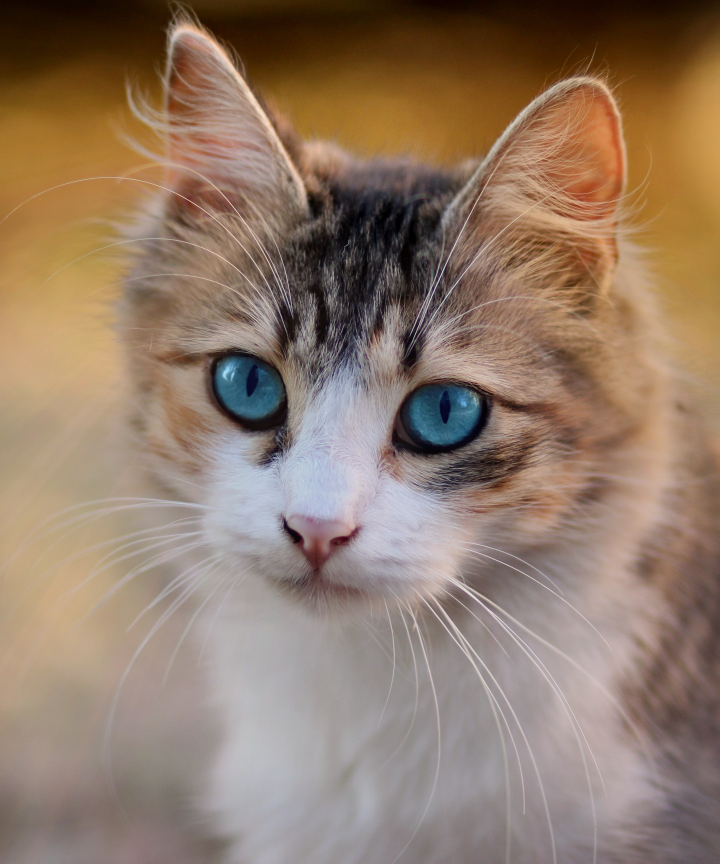
#> input picture opencv/photos/cat.jpg, 2877 x 3456 px (shown at 1/4 size)
$ python transformations.py
#> lines starting #> are read from the running program, lines starting #| are printed output that depends on the picture
import cv2 as cv
import numpy as np

img = cv.imread("photos/cat.jpg")
#> img is the input picture: shape (3456, 2877, 3); mean B, G, R 105.3, 122.8, 145.3

img = cv.resize(img , (500,500))
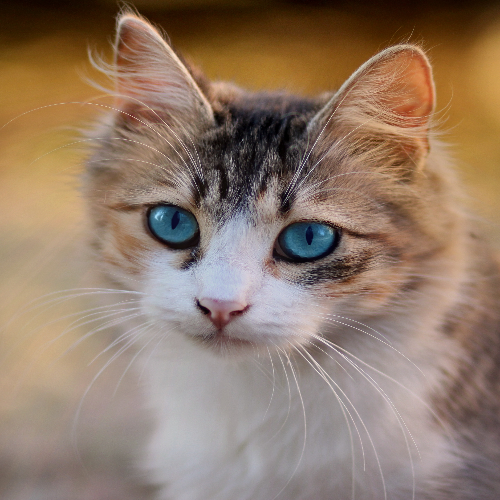
#> img: shape (500, 500, 3); mean B, G, R 105.2, 122.7, 145.2

cv.imshow("img" , img)

#translations

def translations(img , x , y):
#> called with x = 100, y = -100
    transMat = np.float32([[1,0,x],[0,1,y]])
    dim = (img.shape[1] , img.shape[0])
#> dim = (500, 500)
    return cv.warpAffine(img , transMat, dim)
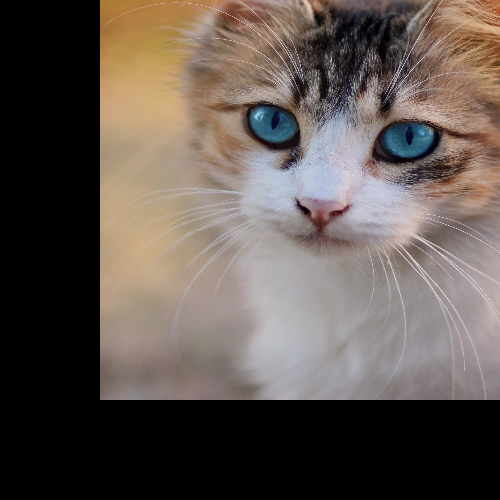
#> returned value: shape (500, 500, 3); mean of channels 0, 1, 2 80, 86.1, 96; drawn as B, G, R

# -x -> left
# x ->  right
# -y -> up
# y -> down

translated = translations(img , 100 ,-100)
cv.imshow("translated" , translated)


#rotation

def rotation(img , angle , rotPoint = None):
#> called with angle = -45
    (width,height) = img.shape[:2]
#> width = 500; height = 500

    if rotPoint is None:
        rotPoint = (width//2 , height//2)
#> rotPoint = (250, 250)

    rotMat = cv.getRotationMatrix2D(rotPoint , angle , 1.0)
    dim = (width , height)
#> dim = (500, 500)

    return cv.warpAffine(img , rotMat , dim)
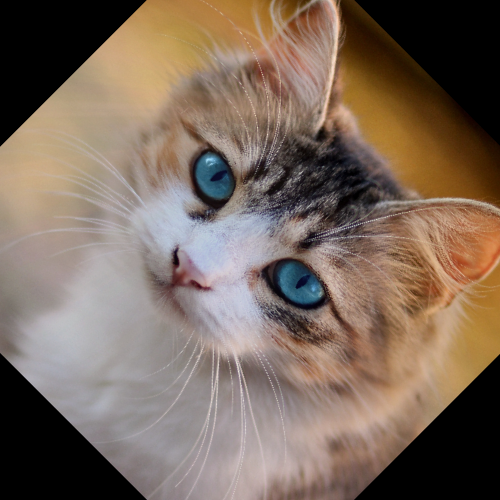
#> returned value: shape (500, 500, 3); mean of channels 0, 1, 2 93, 106.2, 124; drawn as B, G, R

rotated = rotation(img , -45)
cv.imshow("rotated" , rotated)

#flipping

flipped = cv.flip(img , 0) # 0 for vertical flipping  and 1 for horizontal flipping
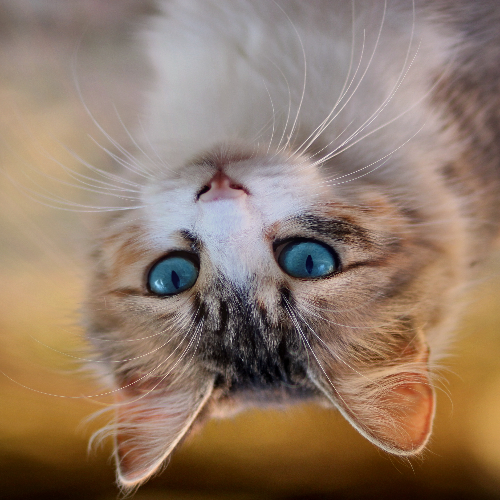
#> flipped: shape (500, 500, 3); mean B, G, R 105.2, 122.7, 145.2
cv.imshow("flipped" , flipped)

cv.waitKey(0)

$ run again, with opencv/photos/covid.jpg copied over opencv/photos/cat.jpg
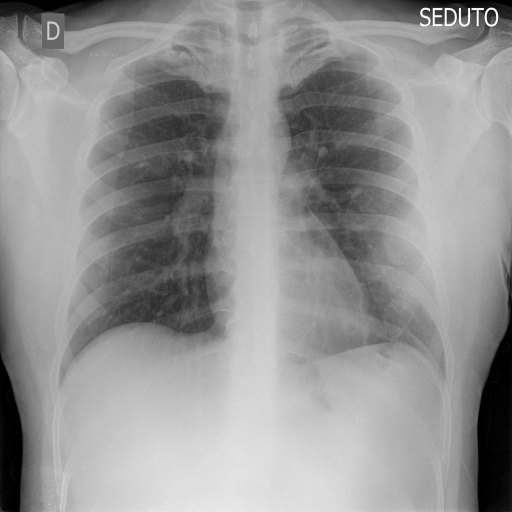
#> input picture opencv/photos/covid.jpg, 1024 x 1024 px (shown at 1/2 size)
#> img is the input picture: shape (1024, 1024, 3); min 0, max 255, mean 147.1
#> img: shape (500, 500, 3)
#> in rotation, `return cv.warpAffine(img , rotMat , dim)`:
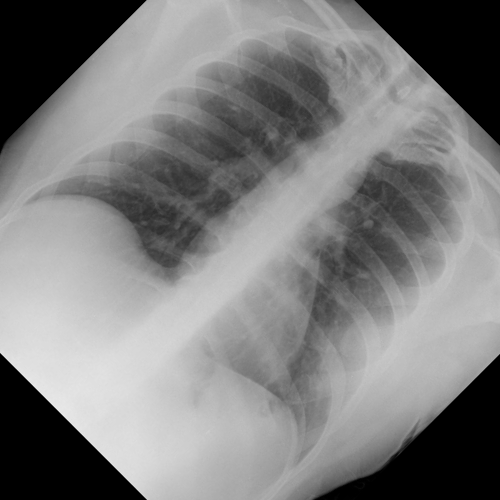
#> returned value: shape (500, 500, 3); min 0, max 233, mean 126.5
#> `flipped = cv.flip(img , 0)`:
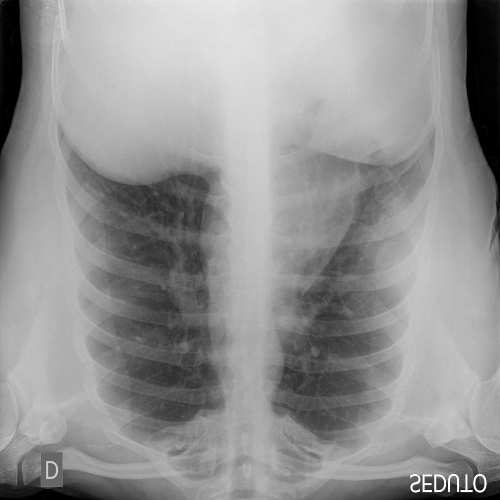
#> flipped: shape (500, 500, 3); min 0, max 255, mean 147
